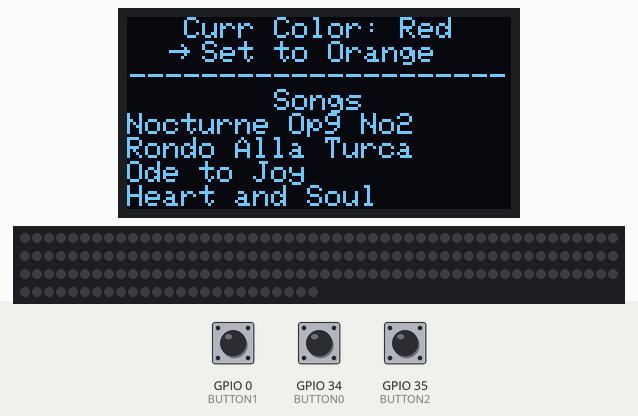
Recording of a sketch running on a simulated ESP32. Parts: 128×64 one-colour display, 175 RGB LEDs in strip order, left to right, continuing on the next row. Inputs (shaded band) come from the test bench; at power-on: GPIO 35 (BUTTON2) HIGH, GPIO 0 (BUTTON1) HIGH, GPIO 34 (BUTTON0) HIGH. What the sketch prints to the serial monitor is not drawn.

Above: at 3.4 s.
3.5 s: GPIO 35 (BUTTON2) pulled LOW for 0.15 s
4.2 s: GPIO 0 (BUTTON1) pulled LOW for 3.2 s
At 8.5 s:
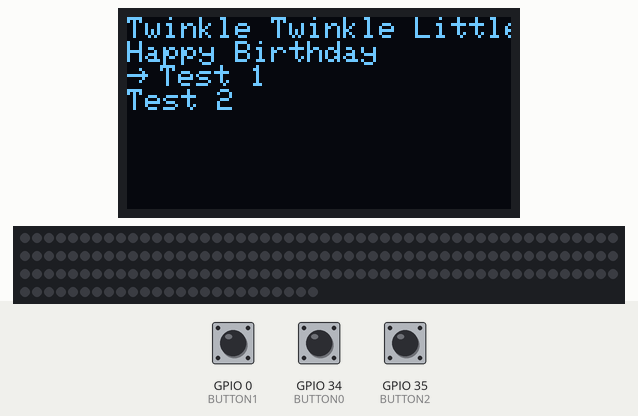
8.9 s: GPIO 35 (BUTTON2) pulled LOW for 1 s
At 9.09 s:
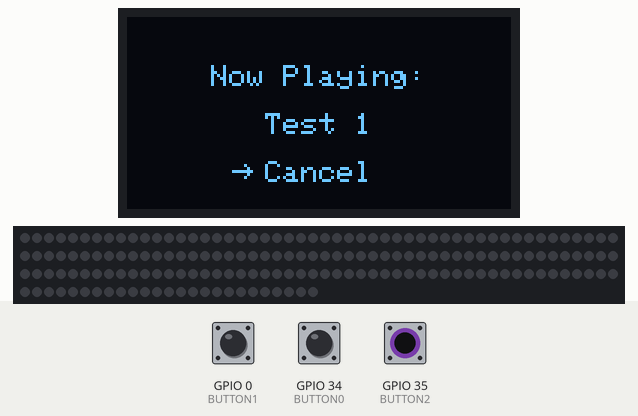
11.4 s: GPIO 34 (BUTTON0) pulled LOW for 3.2 s
At 11.86 s:
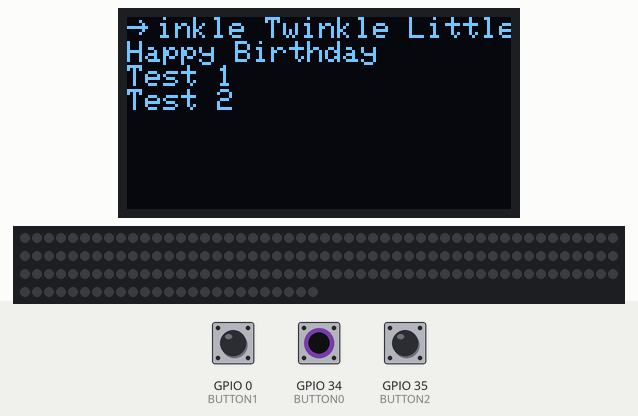
16.1 s: GPIO 35 (BUTTON2) pulled LOW for 0.15 s
At 16.9 s:
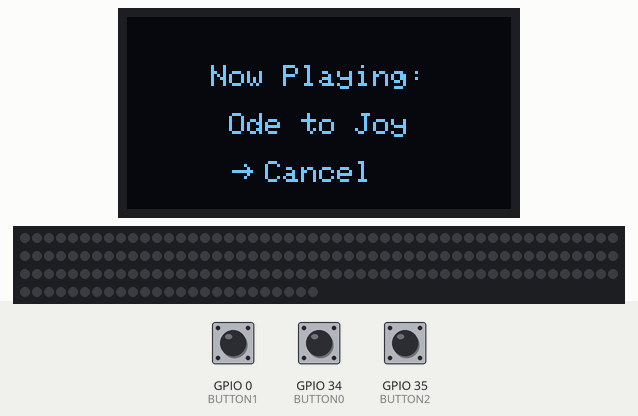
17.7 s: GPIO 0 (BUTTON1) driven LOW and GPIO 35 (BUTTON2) driven LOW
At 18.19 s:
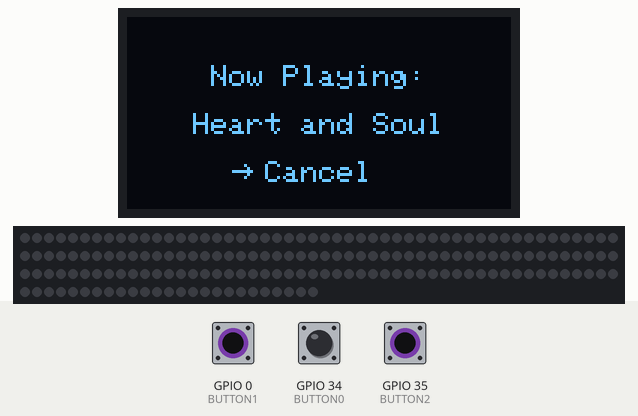
Timing chart, 0 to 20.7 s (numbered marks = the images above; inputs shaded):
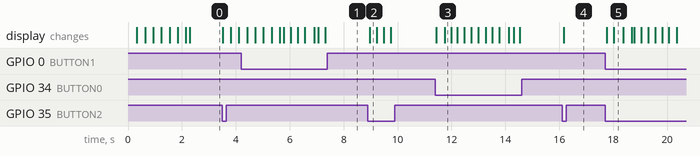

The sketch:

piano_menu_2.ino
```cpp
#include <Adafruit_NeoPixel.h>
#include <Adafruit_SSD1306.h>
#include <Adafruit_GFX.h>

#define BUTTON0 34
#define BUTTON1 0
#define BUTTON2 35
#define CHANGE_MODE 0
#define KEY_PRESS 1
#define KEY_RELEASE 2
#define INC_SIZE 9

#define show_noglitch() {delay(1);strip.show();delay(1);strip.show();}
void main_menu();
void handle_game_mode_piano();

// set up the LEDs
#define PIN 2
#define NUM_PIXELS 175
Adafruit_NeoPixel strip = Adafruit_NeoPixel(NUM_PIXELS, PIN, NEO_GRB + NEO_KHZ800);
byte led_on_or_off[NUM_PIXELS];
uint32_t led_colors[NUM_PIXELS];

// define different states
#define MAIN_MENU 0
#define PLAYING_SONG 1
Adafruit_SSD1306 lcd(128, 64);
unsigned long press_times[3] = {0, 0, 0};
byte buttons[] = {BUTTON0, BUTTON1, BUTTON2};
boolean state = MAIN_MENU;
byte debounce_delay = 250;
int selected = 0;
unsigned int num_songs = 8;
String songs[] = {
  "Nocturne Op9 No2",
  "Rondo Alla Turca",
  "Ode to Joy",
  "Heart and Soul",
  "Twinkle Twinkle Little Star",
  "Happy Birthday",
  "Test 1",
  "Test 2"
};
String colors[] = {
  "Red",
  "Orange",
  "Yellow",
  "Green",
  "Blue",
  "Cyan",
  "Violet",
  "White"
};
uint32_t color_vals[] = {
  strip.Color(255,0,0),
  strip.Color(255,140,0),
  strip.Color(255,255,0),
  strip.Color(0,255,0),
  strip.Color(0,0,255),
  strip.Color(0,255,255),
  strip.Color(148,0,211),
  strip.Color(255,255,255)
};
#define NUM_COLORS 8
byte curr_color_index = 0;
boolean custom_string_looped_once = false; // used to only loop the string once
int16_t print_string_x_offset = 0;

// below are variables for now_playing screen
int16_t now_playing_song_offset = 0;
int rgb[3] = {0, 0, 0}; // color to use if its in the "game mode"


void setup() {
  pinMode(BUTTON0, INPUT_PULLUP);
  pinMode(BUTTON1, INPUT_PULLUP);
  pinMode(BUTTON2, INPUT_PULLUP);
  lcd.begin(SSD1306_SWITCHCAPVCC, 0x3C);
  lcd.clearDisplay();
  lcd.setTextColor(WHITE);
  lcd.setTextWrap(false);
  lcd.setTextSize(1); // each row is 8 pixels tall
  strip.begin();
  strip.clear();
  show_noglitch()
  strip.setBrightness(255);
  for (int i = 0; i < NUM_PIXELS; i++) {
    led_on_or_off[i] = 0;
  }
  Serial.begin(38400);
  Serial.setTimeout(0);
  light_animation();
}

void light_animation() {
  // do the entire animation in 1000 ms
//  long double del = 500.0/NUM_PIXELS;
  for (int i = 0; i < NUM_PIXELS; i++) {
    // sets the previous one to off
    if (i > 0) strip.setPixelColor(i - 1, 0);
    strip.setPixelColor(i, color_vals[curr_color_index]);
    show_noglitch()
//    delay(del);
  }
  strip.setPixelColor(NUM_PIXELS - 1, 0);
  show_noglitch()
}

void drawArrow() {
  int16_t x = lcd.getCursorX();
  int16_t y = lcd.getCursorY();
  // takes the current position of the cursor and then draws triangle
  // fillTriangle(x0, y0, x1, y1, x2, y2, color)
//  lcd.fillTriangle(lcd.getCursorX(), lcd.getCursorY(), lcd.getCursorX(), lcd.getCursorY() + 6, lcd.getCursorX() + 4, lcd.getCursorY() + 3, WHITE);

  // cursor doesn't automatically move over, so do it manually since
  // we want text to show up after
//  lcd.setCursor(lcd.getCursorX() + 10, lcd.getCursorY());
  lcd.drawLine(x, y+3, x+6, y+3, WHITE); // main line
  lcd.drawLine(x+4,y+1, x+6, y+3, WHITE); // top arrow part
  lcd.drawLine(x+4,y+5, x+6, y+3, WHITE); // top arrow part
  lcd.setCursor(lcd.getCursorX() + 11, lcd.getCursorY());
}

void customPrintString(String txt) {
  int16_t  x1, y1;
  uint16_t w, h;

  lcd.getTextBounds(txt, 0, 0, &x1, &y1, &w, &h);

  // if length of width is less than 128, doesn't even
  // need loop
  boolean needs_loop = w > 128;

  if (!needs_loop || custom_string_looped_once) {
    drawArrow();
    lcd.println(txt);
  } else {
    // print text starting from offset
    lcd.setCursor(lcd.getCursorX() + print_string_x_offset, lcd.getCursorY());
    lcd.print(txt);

    // give illusion of looping
    for (byte i = 0; i < 5; i++) lcd.print(" ");

    // also check cursor position here to see if
    // since if it's <= 11, that means that it's about to be done
    // fully looping so we can stop
    if (lcd.getCursorX() <= 11) {
      custom_string_looped_once = true;
    }

    lcd.print(txt);
    //

    lcd.setCursor(0, lcd.getCursorY());
    lcd.fillRect(0, lcd.getCursorY(), 11, 8, BLACK);
    drawArrow();
    lcd.println();
    print_string_x_offset -= 1;
  }
}

void loop() {
  lcd.clearDisplay();
  if (state == MAIN_MENU) main_menu();
  else now_playing();
  lcd.display();
}


void now_playing() {
  // handle input
  // TODO: Handle input from piano for when it tells you that the song is done
  //      - also handle input for left hand/right hand key pressing
  // probably makes more sense for this to get data about:
  // [100 101 102 103 key_press/key_release OR data about song ending, key_number, what color to set to]
  handle_game_mode_piano();

  unsigned long current_time = millis();
  if (digitalRead(buttons[2]) == 0 && current_time - press_times[2] > debounce_delay) {
    // go back to main menu
    press_times[2] = current_time;
    state = MAIN_MENU;
    custom_string_looped_once = true;
    byte buf[] = {100, 101, 102, 103, 1};
    Serial.write(buf, 5);
  }
  // render menu
  center_string("Now Playing:", 0, 16);
  // selected song is selected - 1
  String song = songs[selected-1];

  // determine if string should loop or not
  int16_t  x1, y1;
  uint16_t w, h;

  lcd.getTextBounds(song, 0, 0, &x1, &y1, &w, &h);

  // if length of width is less than 128, doesn't even
  // need loop
  boolean needs_loop = w > 128;
  if (needs_loop) {
    lcd.setCursor(now_playing_song_offset, 32); // sets in position
    lcd.print(song);
    for (byte i = 0; i < 5; i++) lcd.print(" ");
    // loops everything back around so it looks like it goes on forever
    if (lcd.getCursorX() == 0) now_playing_song_offset = 0;
    lcd.print(song);
    now_playing_song_offset--;
  } else {
    center_string(song, 0, 32);
  }
  center_string("Cancel", 0, 48);
  lcd.setCursor(35, 48);
  drawArrow();
}

void center_string(String buf, int x, int y)
{
    int16_t x1, y1;
    uint16_t w, h;
    lcd.getTextBounds(buf, x, y, &x1, &y1, &w, &h); //calc width of new string
    lcd.setCursor((128-w)/2, y);
    lcd.println(buf);
}

void update_leds() {
  for (int i = 0; i < NUM_PIXELS; i++) {
    // checks if current led should be on
    strip.setPixelColor(i, led_on_or_off[i] ? led_colors[i] : 0);
  }
  show_noglitch()
}

void update_key(byte key_num, byte press_or_release, uint32_t color) {
  unsigned int led_num = key_num/87.0*NUM_PIXELS;
  // updates value of on or off in array
  for (int i = -1; i < 2; i++) {
    int l_num = led_num + i;
    if (l_num < 0 || l_num >= NUM_PIXELS) continue;
    if (press_or_release == KEY_RELEASE) led_on_or_off[l_num]--;
    else {
      led_on_or_off[l_num]++;
      led_colors[l_num] = color;
    }
  }
}

byte incoming[INC_SIZE];

void handle_game_mode_piano_input() { // this is actually the same code as the normal mode piano, can
  if (Serial.available()) {
      int sets = Serial.available()/INC_SIZE;
      Serial.readBytes(incoming, INC_SIZE);
      for (int i = 0; i < sets; i++) {
        // check header data
        for (int i = 0; i < 4; i++) {
           if (incoming[i] != i+100) return;
        }
        // key press case, light the corresponding LEDs
        if (incoming[4] == KEY_PRESS || incoming[4] == KEY_RELEASE) {
          // incoming[6], [7], and [8] are the RGB values sent from the rpi
          update_key(incoming[5], incoming[4], strip.Color(incoming[6], incoming[7], incoming[8]));
        } else if (incoming[4] == CHANGE_MODE) {
          // change mode case, means that the user completed playing the song
          state = MAIN_MENU;
          // update_leds(); // if we don't call update_leds() here, then all the LEDs that
          // want to be updated won't be
          // actually maybe we don't need it since update_leds gets called in the end anyways
        } else {
          // should not reach here
        }
      }
      update_leds();
    }
  }

void handle_normal_mode_piano_input() {
  if (Serial.available()) {
    int sets = Serial.available()/INC_SIZE;
    for (int i = 0; i < sets; i++) {
      Serial.readBytes(incoming, INC_SIZE);
      // check header data
      for (int i = 0; i < 4; i++) {
         if (incoming[i] != i+100) return;
      }
      // key press case, light the corresponding LEDs

      if (incoming[4] == KEY_PRESS || incoming[4] == KEY_RELEASE) {
        update_key(incoming[5], incoming[4], color_vals[curr_color_index]);
      } else if (incoming[4] == CHANGE_MODE) {
        // change mode case, means that the user completed playing the song
        // should not reach here
      } else {
        // should not reach here
      }
    }
    update_leds();
  }
}

void main_menu() {
  byte page_number = 0;
  if (0 <= selected && selected < 5) page_number = 0;
  else page_number = (selected+3)/8;
  lcd.setCursor(0,page_number*(-64)); // for every page number, set back starting pixel by 64 (one screen)

  // manage input
  handle_normal_mode_piano_input();

  unsigned long current_time = millis();
  for (byte i = 0; i < 3; i++) {
    if (digitalRead(buttons[i]) == 0 && current_time - press_times[i] > debounce_delay) {
      press_times[i] = current_time;
      switch (buttons[i]) {
        case BUTTON0:
          // up;
          selected--;
          if (selected < 0) selected = num_songs;
          break;
        case BUTTON1:
          // down
          selected = ++selected%(num_songs+1);
          break;
        case BUTTON2:
          // select the current thing
          if (selected == 0) {
              // change the color index
              curr_color_index = (curr_color_index+1)%NUM_COLORS;
              light_animation();
          } else {
            // TODO: Send data to the piano about what song is being played now
            byte buf[6] = {100, 101, 102, 103, 0, (byte) selected - 1};
            Serial.write(buf, 6);
            // also change the screen
            state = PLAYING_SONG;
            now_playing_song_offset = 0;
          }
          break;
      }
      custom_string_looped_once = false;
      print_string_x_offset = 0;
    }
  }

  String curr_text = String("Curr Color: ") + colors[curr_color_index];
  center_string(curr_text, 0, lcd.getCursorY());
  String next_text = String("Set to ") + colors[(curr_color_index+1)%NUM_COLORS];
  if (selected == 0) {
    // prints the centered text first and then adds the arrow
    int16_t x1, y1;
    uint16_t w, h;
    lcd.getTextBounds(next_text, lcd.getCursorX(), lcd.getCursorY(), &x1, &y1, &w, &h); //calc width of new string
    lcd.setCursor((128-w)/2, lcd.getCursorY());
    lcd.print(next_text);

    lcd.setCursor((128-w)/2 - 11, lcd.getCursorY());
    drawArrow();
    lcd.println();
  } else {
    center_string(next_text, lcd.getCursorX(), lcd.getCursorY());
  }

  String divider = String("-");
  for (byte i=0; i < 20; i++) divider += "-";
  center_string(divider, lcd.getCursorX(), lcd.getCursorY());
  center_string("Songs", lcd.getCursorX(), lcd.getCursorY());


  for (byte i = 0; i < num_songs; i++) {
    if (selected == i + 1)  {
      customPrintString(songs[i]);
    } else {
      lcd.println(songs[i]);
    }
  }

}

/*  TODOS:
 *  - Now Playing Screen:
 *    - Needs:
 *      - the screen should go away if the song is already over, so should try to account for that too
 *
 * flow chart for processing midi notes in python file:
 * - If Left hand:
 *    - key_press AND key_release:
 *      - press/release the note (sound) AND turn on/off the corresponding LEDs (given the color)
 * - If right hand:
 *    - key_press:
 *      - DON'T play the note (the user should play it)
 *      - Send a command saying that it should be green (or whatever right hand color)
 *      - BLOCK and wait for the user
 *      - IF the user plays the right key, set the color to yellow (or whatever color for hold is)
 *    - key_release
 *      - DON"T play the note
 *      - Send a command saying that the corresponding LEDs should be off (would've been in the intermediate state of holding)
 *      - go onto the next note
 */
```

Measured:
- after the input at 8.9 s, the display: changes after 0.07 s (image 2)
- after the input at 11.4 s, the display: first changes at once (image 3 shows a later state)
- after the input at 16.1 s, the display: changes after 0.06 s (image 4)
- after the input at 17.7 s, the display: first changes after 0.05 s (image 5 shows a later state)
